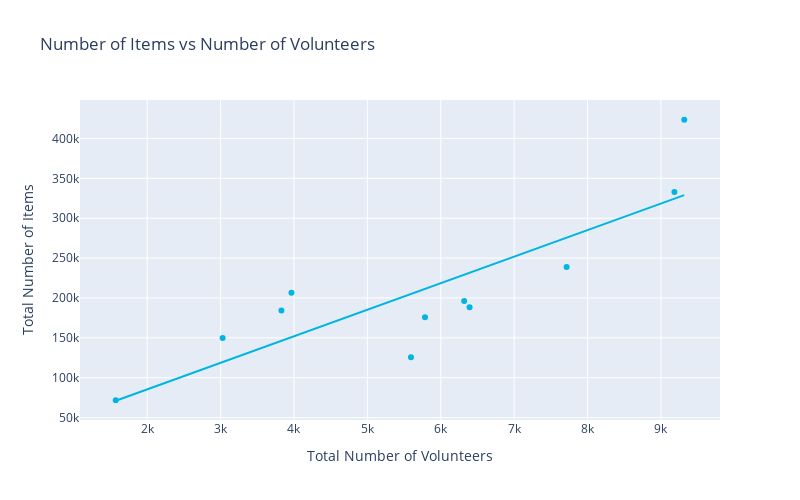

Source (notebook cell):
### Markdown cell above
# Number of Volunteers vs Number of Debris Items

It looks like total number of trash items and number of volunteers might be correlated. It would make sense that the more people are doing cleanup, the more things get cleaned up to a certain extent. Below is a scatter plot with the number of items vs number of volunteers, each summarized over a one year period. The line is an ordinary least squares regression trendline fitted to the data points.

### Code cell
fig.data = []
fig = px.scatter(graph_maker.annual_data, 
                 x='Total Volunteers', 
                 y='Total Items', 
                 trendline="ols",
                 title="Number of Items vs Number of Volunteers",
                )
fig.update_layout(
    autosize=False,
    width=800,
    height=500,
    yaxis_title='Total Number of Items',
    xaxis_title='Total Number of Volunteers',
)
fig.update_traces(marker_color=graphs.SOS_BLUE)
fig.show()

### Figure 1 — Plotly figure (JSON) as saved in the notebook; plotly's stock layout.template omitted (floating-point values rounded to 4 significant figures)
{"data": [{"hovertemplate": "Total Volunteers=%{x}<br>Total Items=%{y}<extra></extra>", "legendgroup": "", "marker": {"color": "#00b5e2", "symbol": "circle"}, "mode": "markers", "name": "", "orientation": "v", "showlegend": false, "type": "scatter", "x": [9184, 9318, 7715, 6319, 5594, 5785, 6392.0, 1572.0, 3028.0, 3829, 3966.0], "xaxis": "x", "y": [332800.0, 423400.0, 238900.0, 196300.0, 125600.0, 175900.0, 188400.0, 71750.0, 149900.0, 184300.0, 206600.0], "yaxis": "y"}, {"hovertemplate": "<b>OLS trendline</b><br>Total Items = 33.2886 * Total Volunteers + 18787.7<br>R<sup>2</sup>=0.719271<br><br>Total Volunteers=%{x}<br>Total Items=%{y} <b>(trend)</b><extra></extra>", "legendgroup": "", "marker": {"color": "#00b5e2", "symbol": "circle"}, "mode": "lines", "name": "", "showlegend": false, "type": "scatter", "x": [1572.0, 3028.0, 3829, 3966.0, 5594, 5785, 6319, 6392.0, 7715, 9184, 9318], "xaxis": "x", "y": [71100.0, 119600.0, 146200.0, 150800.0, 205000.0, 211400.0, 229100.0, 231600.0, 275600.0, 324500.0, 329000.0], "yaxis": "y"}], "layout": {"autosize": false, "height": 500, "legend": {"tracegroupgap": 0}, "title": {"text": "Number of Items vs Number of Volunteers"}, "width": 800, "xaxis": {"anchor": "y", "autorange": true, "domain": [0, 1], "range": [1084.0, 9805.0], "title": {"text": "Total Number of Volunteers"}, "type": "linear"}, "yaxis": {"anchor": "x", "autorange": true, "domain": [0, 1], "range": [46990.0, 448200.0], "title": {"text": "Total Number of Items"}, "type": "linear"}}}
